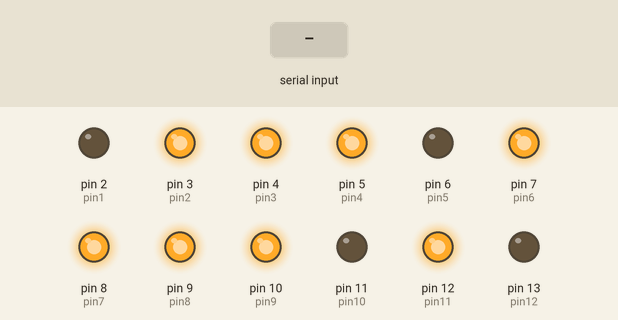
The sketch below on a simulated Arduino Uno, built with avr-gcc and run on an emulated ATmega328P. Shown: output pins drawn as LEDs (lit = HIGH). The inputs (shaded band) are chosen by the test bench.

Above: at 1.2 s.
1.3 s: "1" received over Serial
At 1.8 s:
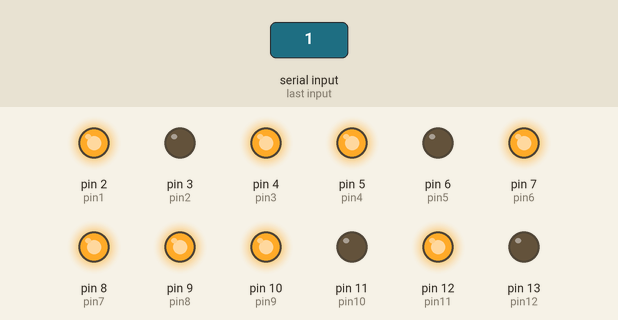
2.8 s: "2" received over Serial
At 4.0 s:
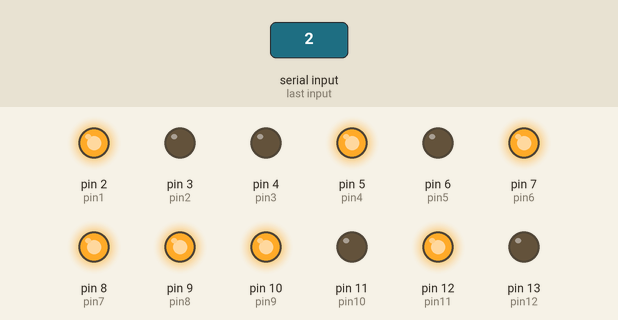
4.3 s: "3" received over Serial
At 5.3 s:
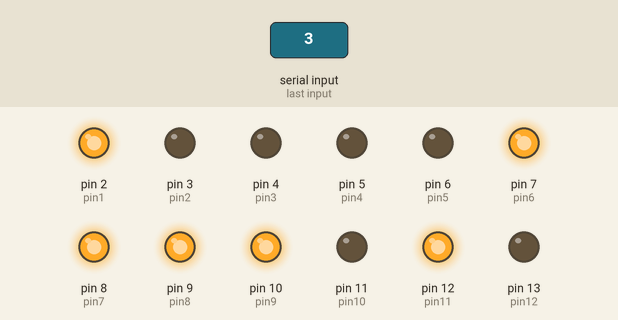
5.8 s: "4" received over Serial
At 6.4 s:
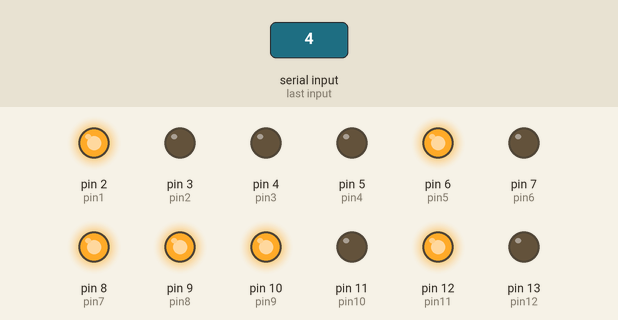
7.3 s: "5" received over Serial
At 8.5 s:
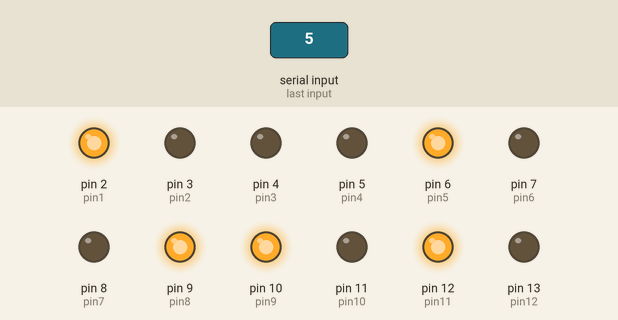
8.8 s: "6" received over Serial
At 9.9 s:
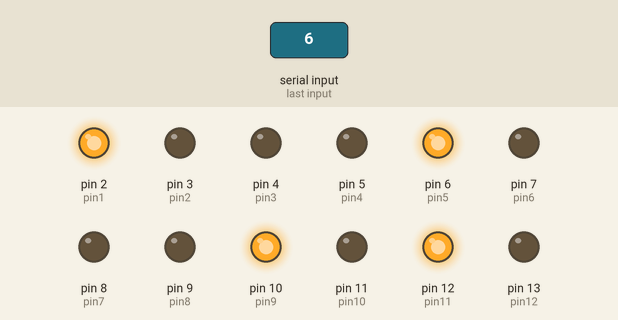
Timing chart, 0 to 11.3 s (numbered marks = the images above; inputs shaded):
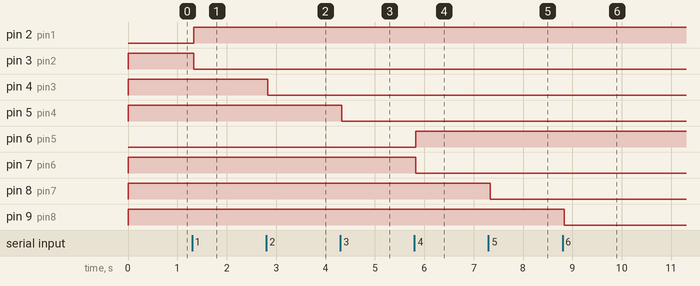

Measured:
- after the input at 1.3 s, pin 2 (pin1): LOW → HIGH at once; pin 3 (pin2): HIGH → LOW at once
- after the input at 2.8 s, pin 4 (pin3): HIGH → LOW at once
- after the input at 4.3 s, pin 5 (pin4): HIGH → LOW at once
- after the input at 5.8 s, pin 6 (pin5): LOW → HIGH at once; pin 7 (pin6): HIGH → LOW at once
- after the input at 7.3 s, pin 8 (pin7): HIGH → LOW at once
- after the input at 8.8 s, pin 9 (pin8): HIGH → LOW at once

The sketch:

LED_Arduino.ino
```cpp
char serialData;
int pin1 = 2;
int pin2 = 3;
int pin3 = 4;
int pin4 = 5;
int pin5 = 6;
int pin6 = 7;
int pin7 = 8;
int pin8 = 9;
int pin9 = 10;
int pin10 = 11;
int pin11 = 12;
int pin12 = 13;


void setup() {

  Serial.begin(9600);
  pinMode(pin1, OUTPUT);
  pinMode(pin2, OUTPUT);
  pinMode(pin3, OUTPUT);
  pinMode(pin4, OUTPUT);
  pinMode(pin5, OUTPUT);
  pinMode(pin6, OUTPUT);
  pinMode(pin7, OUTPUT);
  pinMode(pin8, OUTPUT);
  pinMode(pin9, OUTPUT);
  pinMode(pin10, OUTPUT);
  pinMode(pin11, OUTPUT);
  pinMode(pin12, OUTPUT);
  digitalWrite(pin1,LOW); //Off the LEDs initially if they were glowing
  digitalWrite(pin2, HIGH);
  digitalWrite(pin3, HIGH);
  digitalWrite(pin4, HIGH);
  digitalWrite(pin5, LOW);
  digitalWrite(pin6, HIGH);
  digitalWrite(pin7, HIGH);
  digitalWrite(pin8, HIGH);
  digitalWrite(pin9, HIGH);
  digitalWrite(pin10, LOW);
  digitalWrite(pin11, HIGH);
  digitalWrite(pin12, LOW);
  // make the pushbutton's pin an input:

}

// the loop routine runs over and over again forever:
void loop() {

  if(Serial.available()>0)
  {
    delay(30);
      serialData = Serial.read(); //Read the data freom python in Serial

      //LED 1: Anode: connected to pin1, Cathode: connected to pin2
      //LED 2: Anode: connected to pin1, Cathode: connected to pin3
      //LED 3: Anode: connected to pin1, Cathode: connected to pin4
      //LED 4: Anode: connected to pin5, Cathode: connected to pin6
      //LED 5: Anode: connected to pin5, Cathode: connected to pin7
      //LED 6: Anode: connected to pin5, Cathode: connected to pin8
      //LED 7: Anode: connected to 5V, Cathode: connected to pin9
      //LED 8: Anode: connected to pin10, Cathode: connected to pin11
      //LED 9: Anode: connected to pin12, Cathode: connected to ground
     // Note: Both LEDs 8 and 9 were connected to arduino itself as there were not enough jumper wires

      if(serialData == '1'){  //If else statement to match the serialData ie. the data sent from python with the corresponding LED number
      digitalWrite(pin1,HIGH);
      digitalWrite(pin2, LOW);
      }
      else if (serialData == '2'){
        digitalWrite(pin1,HIGH);
        digitalWrite(pin3, LOW);
      }
      else if (serialData == '3'){
        digitalWrite(pin1,HIGH);
        digitalWrite(pin4, LOW);
      }
      else if (serialData == '4'){
        digitalWrite(pin5, HIGH);
        digitalWrite(pin6, LOW);
      }
      else if (serialData == '5'){
        digitalWrite(pin5, HIGH);
        digitalWrite(pin7, LOW);
      }
      else if (serialData == '6'){
        digitalWrite(pin5, HIGH);
        digitalWrite(pin8, LOW);
      }
      else if (serialData == '7'){
        digitalWrite(pin9, LOW);
      }
      else if (serialData == '8'){
        digitalWrite(pin12, HIGH);
      }
      else if (serialData == '9'){
        digitalWrite(pin10, HIGH);
        digitalWrite(pin11, LOW);
      }

  }

}
```
